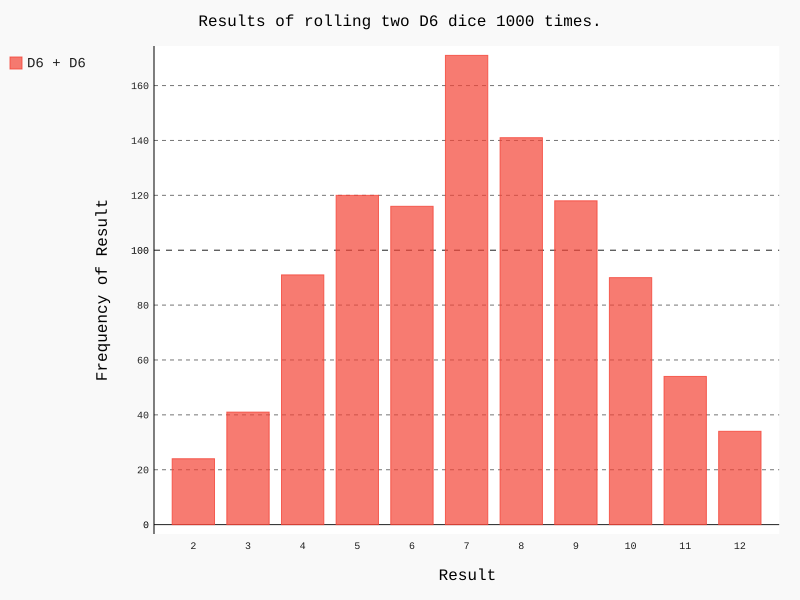

Recreate this plot in Python.
import pygal

from die import Die

# create two D6 dice
die1 = Die()
die2 = Die()

# make some rolls and store the results in a list
results = list()
for _ in range(1000):
    result = die1.roll() + die2.roll()
    results.append(result)

# analyze the results
frequencies = list()
max_result = die1.num_sides + die2.num_sides

for value in range(2, max_result + 1):
    frequency = results.count(value)
    frequencies.append(frequency)

# visualize the results
hist = pygal.Bar()

hist.title = "Results of rolling two D6 dice 1000 times."
hist.x_labels = ["2", "3", "4", "5", "6", "7", "8", "9", "10", "11", "12"]
hist.x_title = "Result"
hist.y_title = "Frequency of Result"

hist.add("D6 + D6", frequencies)
hist.render_to_file("dice_visual.svg")
